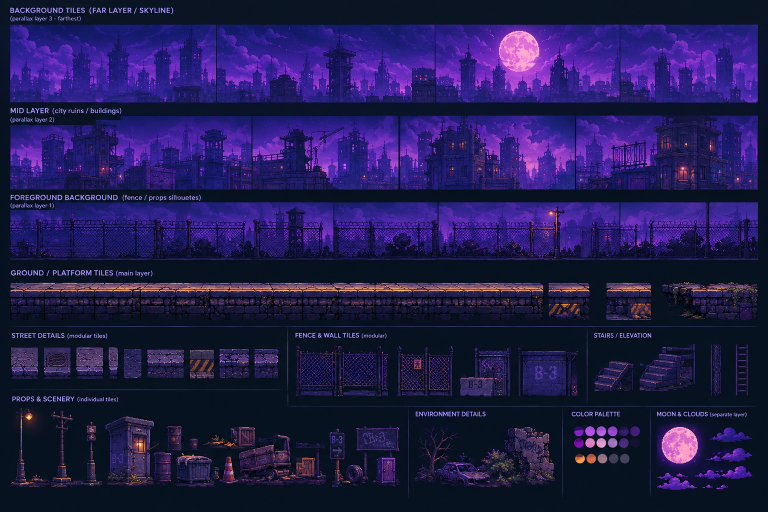
#> input picture art/background-sheet.png, 1536 x 1024 px (shown at 1/2 size)
$ python extract_background.py
#> lines starting #> are read from the running program, lines starting #| are printed output that depends on the picture
#!/usr/bin/env python3
"""Cuts the parallax background layers out of the environment board and writes
tileable strips into src/assets/.

Like the character board, art/background-sheet.png is a labelled presentation
sheet, not a grid: rows of panels with captions, a palette, and prop sketches.
Each row is four panels butted together with a 1-2px divider line, and the
panels are *not* continuous with each other, so stitching a whole row produces
visible vertical breaks. Instead one good panel is taken per layer and made to
tile.

Three things this script does that the layers need to actually work in game:

1. **Mirror-tiling.** The panels aren't seamless left-to-right (measured wrap
   error is 3-5x the error between adjacent columns inside a panel), so a
   plain repeat shows a hard vertical seam. Appending a horizontally flipped
   copy makes the strip seamless by construction. The mirror symmetry would
   be obvious on a narrow tile, but these are 400-2000px wide against a 320px
   viewport, and the far layers move at a fraction of camera speed, so both
   halves are never on screen together. Layers that already wrap cleanly skip
   this.

2. **Top alpha fade.** Every panel is opaque and paints its own sky, so a
   nearer layer would completely hide the one behind it and its top edge
   would read as a hard horizontal line across the screen. Fading the top of
   each nearer layer to transparent dissolves that edge and lets the layer
   behind show through — which reads as distance haze, the effect these
   layers are meant to give.

3. **Per-layer scale.** The board draws its layers at wildly different
   implied scales: the fence panel is 117px for something ~2m tall, while the
   skyline panels are ~150px for a whole city. `art_scale` (source px per
   world px) is what reconciles them, so a fence post ends up fence-sized
   next to Emily. 3 means 1 texture pixel per screen pixel (as crisp as
   Emily, for the layers close to the camera); 1 means a chunkier 3x blow-up,
   which is what the distant layers need to cover the sky at all.

Usage:  python3 tools/extract_background.py [path-to-board.png]
Default source: art/background-sheet.png
"""

from pathlib import Path
import sys

from PIL import Image

# Panel boxes found by scanning the board for its divider lines. The boxes
# aim just inside each divider; auto_trim below cleans up whatever dark
# divider pixels are left, which matters more than it sounds — mirroring
# doubles a single stray dark edge column into a 2px black line straight down
# the middle of the layer.
LAYERS = {
    # Skyline. Padded upward so it covers the whole sky above the ground
    # line; the pad repeats its topmost row, which is flat night sky, so the
    # join is invisible.
    "far": {"box": (433, 49, 869, 205), "mirror": True, "fade_top": 0, "pad_top": 8},
    # City ruins. Faded hard at the top so the skyline reads behind it.
    "mid": {"box": (505, 231, 798, 379), "mirror": True, "fade_top": 48, "pad_top": 0},
    # Fence and roadside props. This panel already wraps cleanly (its wrap
    # error is *below* its own adjacent-column error), so it repeats as-is —
    # and a fence is the one thing that's supposed to look repetitive.
    "fence": {"box": (668, 404, 875, 521), "mirror": False, "fade_top": 30, "pad_top": 0},
    # Street surface. Only the top of the board's ground strip is used: it's
    # drawn at character scale, and there are only 16 world px between the
    # ground line and the bottom of the screen.
    "ground": {"box": (21, 566, 1090, 614), "mirror": True, "fade_top": 0, "pad_top": 0},
}


# How many columns auto_trim may eat off each edge before giving up. Dividers
# on the board are 1-4px; anything past that would be real art.
MAX_EDGE_TRIM = 6


def auto_trim(img):
    """Drops divider pixels left at a panel's edges — any edge column much
    darker than the art a few pixels inside it."""

    def column_mean(x):
        return sum(sum(img.getpixel((x, y))[:3]) for y in range(img.height)) / img.height

    left, right = 0, img.width
    for _ in range(MAX_EDGE_TRIM):
        if column_mean(left) >= column_mean(left + 3) * 0.8:
            break
        left += 1
    for _ in range(MAX_EDGE_TRIM):
        if column_mean(right - 1) >= column_mean(right - 4) * 0.8:
            break
        right -= 1
    return img.crop((left, 0, right, img.height))


def mirror_tile(img):
    """img + a flipped copy of it, sharing the edge columns, so the result
    wraps seamlessly onto itself."""
    flipped = img.transpose(Image.FLIP_LEFT_RIGHT).crop((1, 0, img.width - 1, img.height))
    out = Image.new("RGBA", (img.width + flipped.width, img.height), (0, 0, 0, 0))
    out.paste(img, (0, 0))
    out.paste(flipped, (img.width, 0))
    return out


def pad_top(img, rows):
    """Extends the image upward by repeating its topmost row."""
    out = Image.new("RGBA", (img.width, img.height + rows), (0, 0, 0, 0))
    out.paste(img.crop((0, 0, img.width, 1)).resize((img.width, rows)), (0, 0))
    out.paste(img, (0, rows))
    return out


def fade_top(img, rows):
    px = img.load()
    for y in range(rows):
        factor = y / rows
        for x in range(img.width):
            r, g, b, a = px[x, y]
            px[x, y] = (r, g, b, int(a * factor))
    return img


def main():
    root = Path(__file__).resolve().parent.parent
    src = Path(sys.argv[1]) if len(sys.argv) > 1 else root / "art" / "background-sheet.png"
    out_dir = root / "src" / "assets"
    out_dir.mkdir(parents=True, exist_ok=True)
    board = Image.open(src).convert("RGBA")

    for name, spec in LAYERS.items():
        img = auto_trim(board.crop(spec["box"]))
        if spec["pad_top"]:
            img = pad_top(img, spec["pad_top"])
        if spec["fade_top"]:
            img = fade_top(img, spec["fade_top"])
        if spec["mirror"]:
            img = mirror_tile(img)
        path = out_dir / f"bg-{name}.png"
        img.save(path)
        print(f"{path.name}: {img.width}x{img.height}")
#> this loop made 4 passes
#> pass 1, in main, `img = auto_trim(board.crop(spec["box"]))`:
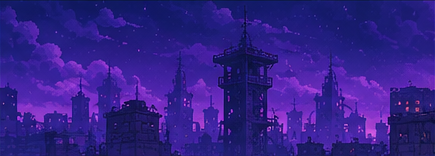
#> img: PIL image 435x156 RGBA; mean R, G, B, A 50.6, 31.7, 135.6, 255
#> pass 1, in main, `img = pad_top(img, spec["pad_top"])`:
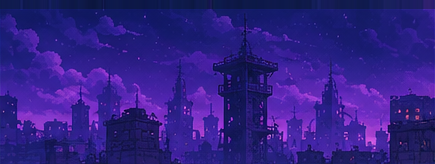
#> img: PIL image 435x164 RGBA; mean R, G, B, A 48.9, 31.5, 132.8, 255
#> pass 1, in mirror_tile, `flipped = img.transpose(Image.FLIP_LEFT_RIGHT).crop((1, 0, img.width -..`:
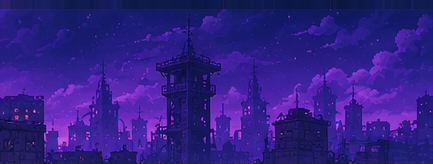
#> flipped: PIL image 433x164 RGBA; mean R, G, B, A 48.9, 31.5, 132.8, 255
#> after the loop:
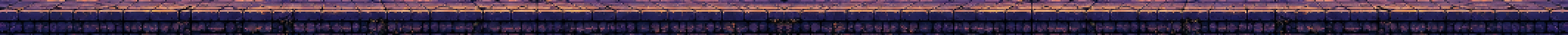
#> img: PIL image 2126x48 RGBA (shown at 1/2 size); mean R, G, B, A 67.3, 48.9, 73.1, 255


if __name__ == "__main__":
    main()
